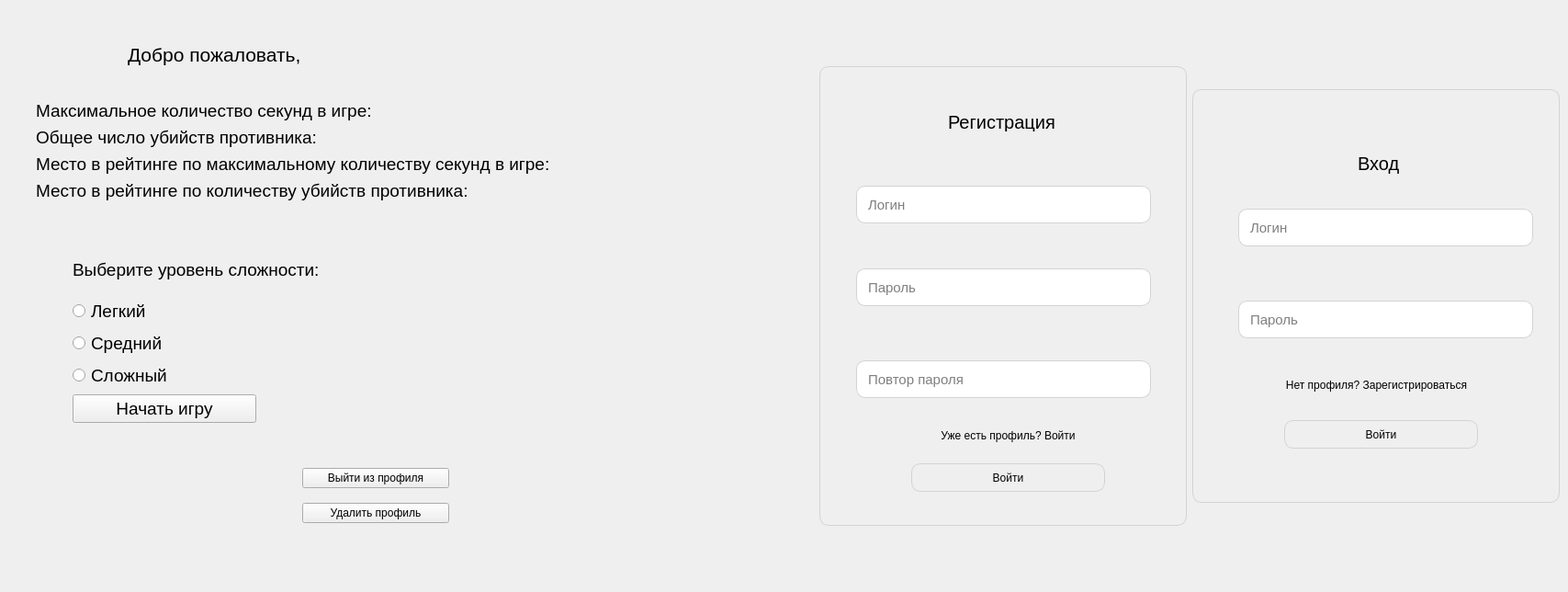
<?xml version="1.0" encoding="UTF-8"?>
<ui version="4.0">
 <class>MainWindow</class>
 <widget class="QMainWindow" name="MainWindow">
  <property name="geometry">
   <rect>
    <x>0</x>
    <y>0</y>
    <width>1707</width>
    <height>644</height>
   </rect>
  </property>
  <property name="windowTitle">
   <string>MainWindow</string>
  </property>
  <widget class="QWidget" name="centralwidget">
   <layout class="QHBoxLayout" name="horizontalLayout">
    <item>
     <widget class="QWidget" name="account" native="true">
      <widget class="QLabel" name="greeting">
       <property name="geometry">
        <rect>
         <x>130</x>
         <y>30</y>
         <width>481</width>
         <height>41</height>
        </rect>
       </property>
       <property name="font">
        <font>
         <pointsize>16</pointsize>
        </font>
       </property>
       <property name="text">
        <string>Добро пожаловать, </string>
       </property>
      </widget>
      <widget class="QWidget" name="formLayoutWidget">
       <property name="geometry">
        <rect>
         <x>30</x>
         <y>100</y>
         <width>781</width>
         <height>143</height>
        </rect>
       </property>
       <layout class="QFormLayout" name="formLayout">
        <item row="0" column="0">
         <widget class="QLabel" name="Text_max_sec">
          <property name="font">
           <font>
            <pointsize>14</pointsize>
           </font>
          </property>
          <property name="text">
           <string>Максимальное количество секунд в игре:</string>
          </property>
         </widget>
        </item>
        <item row="1" column="0">
         <widget class="QLabel" name="Text_total_kills">
          <property name="font">
           <font>
            <pointsize>14</pointsize>
           </font>
          </property>
          <property name="text">
           <string>Общее число убийств противника:</string>
          </property>
         </widget>
        </item>
        <item row="2" column="0">
         <widget class="QLabel" name="Text_sec_place">
          <property name="font">
           <font>
            <pointsize>14</pointsize>
           </font>
          </property>
          <property name="text">
           <string>Место в рейтинге по максимальному количеству секунд в игре:</string>
          </property>
         </widget>
        </item>
        <item row="3" column="0">
         <widget class="QLabel" name="Text_kills_place">
          <property name="font">
           <font>
            <pointsize>14</pointsize>
           </font>
          </property>
          <property name="text">
           <string>Место в рейтинге по количеству убийств противника:</string>
          </property>
         </widget>
        </item>
        <item row="0" column="1">
         <widget class="QLabel" name="Num_max_sec">
          <property name="text">
           <string/>
          </property>
         </widget>
        </item>
        <item row="1" column="1">
         <widget class="QLabel" name="Num_total_kills">
          <property name="text">
           <string/>
          </property>
         </widget>
        </item>
        <item row="2" column="1">
         <widget class="QLabel" name="Num_sec_place">
          <property name="text">
           <string/>
          </property>
         </widget>
        </item>
        <item row="3" column="1">
         <widget class="QLabel" name="Num_kills_place">
          <property name="text">
           <string/>
          </property>
         </widget>
        </item>
       </layout>
      </widget>
      <widget class="QWidget" name="verticalLayoutWidget">
       <property name="geometry">
        <rect>
         <x>70</x>
         <y>260</y>
         <width>339</width>
         <height>191</height>
        </rect>
       </property>
       <layout class="QVBoxLayout" name="verticalLayout">
        <item>
         <widget class="QLabel" name="Choose_level">
          <property name="font">
           <font>
            <pointsize>14</pointsize>
           </font>
          </property>
          <property name="text">
           <string>Выберите уровень сложности:</string>
          </property>
         </widget>
        </item>
        <item>
         <widget class="QRadioButton" name="Radio_Easy">
          <property name="font">
           <font>
            <pointsize>14</pointsize>
           </font>
          </property>
          <property name="text">
           <string>Легкий</string>
          </property>
         </widget>
        </item>
        <item>
         <widget class="QRadioButton" name="Radio_Mid">
          <property name="font">
           <font>
            <pointsize>14</pointsize>
           </font>
          </property>
          <property name="text">
           <string>Средний</string>
          </property>
         </widget>
        </item>
        <item>
         <widget class="QRadioButton" name="Radio_Hard">
          <property name="font">
           <font>
            <pointsize>14</pointsize>
           </font>
          </property>
          <property name="text">
           <string>Сложный</string>
          </property>
         </widget>
        </item>
        <item>
         <widget class="QPushButton" name="Start_Game">
          <property name="maximumSize">
           <size>
            <width>200</width>
            <height>16777215</height>
           </size>
          </property>
          <property name="font">
           <font>
            <pointsize>14</pointsize>
           </font>
          </property>
          <property name="text">
           <string>Начать игру</string>
          </property>
         </widget>
        </item>
       </layout>
      </widget>
      <widget class="QWidget" name="verticalLayoutWidget_2">
       <property name="geometry">
        <rect>
         <x>320</x>
         <y>490</y>
         <width>160</width>
         <height>80</height>
        </rect>
       </property>
       <layout class="QVBoxLayout" name="verticalLayout_2">
        <item>
         <widget class="QPushButton" name="Log_Out">
          <property name="text">
           <string>Выйти из профиля</string>
          </property>
         </widget>
        </item>
        <item>
         <widget class="QPushButton" name="Del_Profile">
          <property name="text">
           <string>Удалить профиль</string>
          </property>
         </widget>
        </item>
       </layout>
      </widget>
     </widget>
    </item>
    <item>
     <widget class="QWidget" name="reg_window" native="true">
      <property name="maximumSize">
       <size>
        <width>400</width>
        <height>500</height>
       </size>
      </property>
      <property name="styleSheet">
       <string notr="true">QWidget {
	border:1px solid lightgray;
	border-radius: 10px;
}
QPushButton:hover {
	background-color: lightgray;
}
QLineEdit {
	padding-left: 10px;
	padding-right: 10px;
	font-size: 15px;
}</string>
      </property>
      <widget class="QLabel" name="reg_title">
       <property name="geometry">
        <rect>
         <x>140</x>
         <y>50</y>
         <width>141</width>
         <height>21</height>
        </rect>
       </property>
       <property name="styleSheet">
        <string notr="true">border: 0;
font-size: 20px;</string>
       </property>
       <property name="text">
        <string>Регистрация</string>
       </property>
      </widget>
      <widget class="QLineEdit" name="login_reg">
       <property name="geometry">
        <rect>
         <x>40</x>
         <y>130</y>
         <width>321</width>
         <height>41</height>
        </rect>
       </property>
       <property name="echoMode">
        <enum>QLineEdit::Normal</enum>
       </property>
       <property name="placeholderText">
        <string>Логин</string>
       </property>
      </widget>
      <widget class="QLineEdit" name="password2">
       <property name="geometry">
        <rect>
         <x>40</x>
         <y>320</y>
         <width>321</width>
         <height>41</height>
        </rect>
       </property>
       <property name="echoMode">
        <enum>QLineEdit::Password</enum>
       </property>
       <property name="placeholderText">
        <string>Повтор пароля</string>
       </property>
      </widget>
      <widget class="QPushButton" name="reg_btn">
       <property name="geometry">
        <rect>
         <x>100</x>
         <y>432</y>
         <width>211</width>
         <height>31</height>
        </rect>
       </property>
       <property name="cursor">
        <cursorShape>PointingHandCursor</cursorShape>
       </property>
       <property name="styleSheet">
        <string notr="true"/>
       </property>
       <property name="text">
        <string>Войти</string>
       </property>
      </widget>
      <widget class="QPushButton" name="to_log_btn">
       <property name="geometry">
        <rect>
         <x>100</x>
         <y>390</y>
         <width>211</width>
         <height>23</height>
        </rect>
       </property>
       <property name="cursor">
        <cursorShape>PointingHandCursor</cursorShape>
       </property>
       <property name="styleSheet">
        <string notr="true">QPushButton {
	border:0;	
}
QPushButton:hover {
	background-color: rgba(255, 255, 255, 0);
	color: rgb(0, 85, 255)
}</string>
       </property>
       <property name="text">
        <string>Уже есть профиль? Войти</string>
       </property>
      </widget>
      <widget class="QLineEdit" name="password1">
       <property name="geometry">
        <rect>
         <x>40</x>
         <y>220</y>
         <width>321</width>
         <height>41</height>
        </rect>
       </property>
       <property name="echoMode">
        <enum>QLineEdit::Password</enum>
       </property>
       <property name="placeholderText">
        <string>Пароль</string>
       </property>
      </widget>
      <widget class="QLabel" name="error_reg2">
       <property name="geometry">
        <rect>
         <x>40</x>
         <y>90</y>
         <width>321</width>
         <height>20</height>
        </rect>
       </property>
       <property name="styleSheet">
        <string notr="true">border: 0;
font-size: 15px;
color: red;</string>
       </property>
       <property name="text">
        <string/>
       </property>
      </widget>
      <widget class="QLabel" name="error_reg3">
       <property name="geometry">
        <rect>
         <x>50</x>
         <y>190</y>
         <width>301</width>
         <height>20</height>
        </rect>
       </property>
       <property name="styleSheet">
        <string notr="true">border: 0;
font-size: 15px;
color: red;</string>
       </property>
       <property name="text">
        <string/>
       </property>
      </widget>
      <widget class="QLabel" name="error_reg4">
       <property name="geometry">
        <rect>
         <x>100</x>
         <y>290</y>
         <width>211</width>
         <height>20</height>
        </rect>
       </property>
       <property name="styleSheet">
        <string notr="true">border: 0;
font-size: 15px;
color: red;</string>
       </property>
       <property name="text">
        <string/>
       </property>
      </widget>
      <widget class="QLabel" name="error_reg1">
       <property name="geometry">
        <rect>
         <x>130</x>
         <y>20</y>
         <width>151</width>
         <height>20</height>
        </rect>
       </property>
       <property name="styleSheet">
        <string notr="true">border: 0;
font-size: 15px;
color: red;</string>
       </property>
       <property name="text">
        <string/>
       </property>
      </widget>
     </widget>
    </item>
    <item>
     <widget class="QWidget" name="log_window" native="true">
      <property name="maximumSize">
       <size>
        <width>400</width>
        <height>450</height>
       </size>
      </property>
      <property name="styleSheet">
       <string notr="true">QWidget {
	border:1px solid lightgray;
	border-radius: 10px;
}
QPushButton:hover {
	background-color: lightgray;
}
QLineEdit {
	padding-left: 10px;
	padding-right: 10px;
	font-size: 15px;
}</string>
      </property>
      <widget class="QLabel" name="log_title">
       <property name="geometry">
        <rect>
         <x>180</x>
         <y>60</y>
         <width>51</width>
         <height>41</height>
        </rect>
       </property>
       <property name="styleSheet">
        <string notr="true">border: 0;
font-size: 20px;</string>
       </property>
       <property name="text">
        <string>Вход</string>
       </property>
      </widget>
      <widget class="QLineEdit" name="login_log">
       <property name="geometry">
        <rect>
         <x>50</x>
         <y>130</y>
         <width>321</width>
         <height>41</height>
        </rect>
       </property>
       <property name="echoMode">
        <enum>QLineEdit::Normal</enum>
       </property>
       <property name="placeholderText">
        <string>Логин</string>
       </property>
      </widget>
      <widget class="QLineEdit" name="password_log">
       <property name="geometry">
        <rect>
         <x>50</x>
         <y>230</y>
         <width>321</width>
         <height>41</height>
        </rect>
       </property>
       <property name="echoMode">
        <enum>QLineEdit::Password</enum>
       </property>
       <property name="placeholderText">
        <string>Пароль</string>
       </property>
      </widget>
      <widget class="QPushButton" name="log_btn">
       <property name="geometry">
        <rect>
         <x>100</x>
         <y>360</y>
         <width>211</width>
         <height>31</height>
        </rect>
       </property>
       <property name="cursor">
        <cursorShape>PointingHandCursor</cursorShape>
       </property>
       <property name="styleSheet">
        <string notr="true"/>
       </property>
       <property name="text">
        <string>Войти</string>
       </property>
      </widget>
      <widget class="QPushButton" name="to_reg_btn">
       <property name="geometry">
        <rect>
         <x>80</x>
         <y>310</y>
         <width>241</width>
         <height>23</height>
        </rect>
       </property>
       <property name="cursor">
        <cursorShape>PointingHandCursor</cursorShape>
       </property>
       <property name="styleSheet">
        <string notr="true">QPushButton {
	border:0;	
}
QPushButton:hover {
	background-color: rgba(255, 255, 255, 0);
	color: rgb(0, 85, 255)
}</string>
       </property>
       <property name="text">
        <string>Нет профиля? Зарегистрироваться</string>
       </property>
      </widget>
      <widget class="QLabel" name="error_log">
       <property name="geometry">
        <rect>
         <x>40</x>
         <y>30</y>
         <width>331</width>
         <height>20</height>
        </rect>
       </property>
       <property name="styleSheet">
        <string notr="true">border: 0;
font-size: 15px;
color: red;</string>
       </property>
       <property name="text">
        <string/>
       </property>
      </widget>
     </widget>
    </item>
   </layout>
  </widget>
 </widget>
 <resources/>
 <connections/>
</ui>
